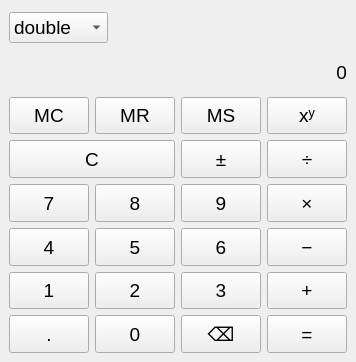
<?xml version="1.0" encoding="UTF-8"?>
<ui version="4.0">
 <class>MainWindow</class>
 <widget class="QMainWindow" name="MainWindow">
  <property name="geometry">
   <rect>
    <x>0</x>
    <y>0</y>
    <width>356</width>
    <height>362</height>
   </rect>
  </property>
  <property name="sizePolicy">
   <sizepolicy hsizetype="Preferred" vsizetype="Preferred">
    <horstretch>0</horstretch>
    <verstretch>0</verstretch>
   </sizepolicy>
  </property>
  <property name="font">
   <font>
    <pointsize>14</pointsize>
   </font>
  </property>
  <property name="windowTitle">
   <string>Калькулятор</string>
  </property>
  <widget class="QWidget" name="centralwidget">
   <layout class="QGridLayout" name="gridLayout" rowstretch="0,0,0,0,0,0,0,0,0" columnstretch="0,0,0,0">
    <property name="sizeConstraint">
     <enum>QLayout::SetDefaultConstraint</enum>
    </property>
    <property name="leftMargin">
     <number>9</number>
    </property>
    <property name="spacing">
     <number>6</number>
    </property>
    <item row="5" column="2">
     <widget class="QPushButton" name="pb_dig_9">
      <property name="sizePolicy">
       <sizepolicy hsizetype="Preferred" vsizetype="Preferred">
        <horstretch>0</horstretch>
        <verstretch>0</verstretch>
       </sizepolicy>
      </property>
      <property name="text">
       <string>9</string>
      </property>
     </widget>
    </item>
    <item row="8" column="2">
     <widget class="QPushButton" name="pb_backspace">
      <property name="sizePolicy">
       <sizepolicy hsizetype="Preferred" vsizetype="Preferred">
        <horstretch>0</horstretch>
        <verstretch>0</verstretch>
       </sizepolicy>
      </property>
      <property name="text">
       <string>⌫</string>
      </property>
     </widget>
    </item>
    <item row="6" column="1">
     <widget class="QPushButton" name="pb_dig_5">
      <property name="sizePolicy">
       <sizepolicy hsizetype="Preferred" vsizetype="Preferred">
        <horstretch>0</horstretch>
        <verstretch>0</verstretch>
       </sizepolicy>
      </property>
      <property name="text">
       <string>5</string>
      </property>
     </widget>
    </item>
    <item row="7" column="2">
     <widget class="QPushButton" name="pb_dig_3">
      <property name="sizePolicy">
       <sizepolicy hsizetype="Preferred" vsizetype="Preferred">
        <horstretch>0</horstretch>
        <verstretch>0</verstretch>
       </sizepolicy>
      </property>
      <property name="text">
       <string>3</string>
      </property>
     </widget>
    </item>
    <item row="4" column="0" colspan="2">
     <widget class="QPushButton" name="pb_clear">
      <property name="sizePolicy">
       <sizepolicy hsizetype="Preferred" vsizetype="Preferred">
        <horstretch>0</horstretch>
        <verstretch>0</verstretch>
       </sizepolicy>
      </property>
      <property name="text">
       <string>C</string>
      </property>
     </widget>
    </item>
    <item row="3" column="0">
     <widget class="QPushButton" name="pb_memory_clear">
      <property name="sizePolicy">
       <sizepolicy hsizetype="Preferred" vsizetype="Preferred">
        <horstretch>0</horstretch>
        <verstretch>0</verstretch>
       </sizepolicy>
      </property>
      <property name="text">
       <string>MC</string>
      </property>
     </widget>
    </item>
    <item row="3" column="2">
     <widget class="QPushButton" name="pb_memory_save">
      <property name="sizePolicy">
       <sizepolicy hsizetype="Preferred" vsizetype="Preferred">
        <horstretch>0</horstretch>
        <verstretch>0</verstretch>
       </sizepolicy>
      </property>
      <property name="text">
       <string>MS</string>
      </property>
     </widget>
    </item>
    <item row="5" column="1">
     <widget class="QPushButton" name="pb_dig_8">
      <property name="sizePolicy">
       <sizepolicy hsizetype="Preferred" vsizetype="Preferred">
        <horstretch>0</horstretch>
        <verstretch>0</verstretch>
       </sizepolicy>
      </property>
      <property name="text">
       <string>8</string>
      </property>
     </widget>
    </item>
    <item row="8" column="1">
     <widget class="QPushButton" name="pb_dig_0">
      <property name="sizePolicy">
       <sizepolicy hsizetype="Preferred" vsizetype="Preferred">
        <horstretch>0</horstretch>
        <verstretch>0</verstretch>
       </sizepolicy>
      </property>
      <property name="text">
       <string>0</string>
      </property>
     </widget>
    </item>
    <item row="5" column="0">
     <widget class="QPushButton" name="pb_dig_7">
      <property name="sizePolicy">
       <sizepolicy hsizetype="Preferred" vsizetype="Preferred">
        <horstretch>0</horstretch>
        <verstretch>0</verstretch>
       </sizepolicy>
      </property>
      <property name="text">
       <string>7</string>
      </property>
     </widget>
    </item>
    <item row="6" column="0">
     <widget class="QPushButton" name="pb_dig_4">
      <property name="sizePolicy">
       <sizepolicy hsizetype="Preferred" vsizetype="Preferred">
        <horstretch>0</horstretch>
        <verstretch>0</verstretch>
       </sizepolicy>
      </property>
      <property name="text">
       <string>4</string>
      </property>
     </widget>
    </item>
    <item row="8" column="3">
     <widget class="QPushButton" name="pb_equal">
      <property name="sizePolicy">
       <sizepolicy hsizetype="Preferred" vsizetype="Preferred">
        <horstretch>0</horstretch>
        <verstretch>0</verstretch>
       </sizepolicy>
      </property>
      <property name="text">
       <string>=</string>
      </property>
     </widget>
    </item>
    <item row="6" column="2">
     <widget class="QPushButton" name="pb_dig_6">
      <property name="sizePolicy">
       <sizepolicy hsizetype="Preferred" vsizetype="Preferred">
        <horstretch>0</horstretch>
        <verstretch>0</verstretch>
       </sizepolicy>
      </property>
      <property name="text">
       <string>6</string>
      </property>
     </widget>
    </item>
    <item row="6" column="3">
     <widget class="QPushButton" name="pb_subtraction">
      <property name="sizePolicy">
       <sizepolicy hsizetype="Preferred" vsizetype="Preferred">
        <horstretch>0</horstretch>
        <verstretch>0</verstretch>
       </sizepolicy>
      </property>
      <property name="text">
       <string>−</string>
      </property>
     </widget>
    </item>
    <item row="3" column="3">
     <widget class="QPushButton" name="pb_power">
      <property name="sizePolicy">
       <sizepolicy hsizetype="Preferred" vsizetype="Preferred">
        <horstretch>0</horstretch>
        <verstretch>0</verstretch>
       </sizepolicy>
      </property>
      <property name="text">
       <string>xʸ</string>
      </property>
     </widget>
    </item>
    <item row="4" column="3">
     <widget class="QPushButton" name="pb_division">
      <property name="sizePolicy">
       <sizepolicy hsizetype="Preferred" vsizetype="Preferred">
        <horstretch>0</horstretch>
        <verstretch>0</verstretch>
       </sizepolicy>
      </property>
      <property name="text">
       <string>÷</string>
      </property>
     </widget>
    </item>
    <item row="7" column="3">
     <widget class="QPushButton" name="pb_addition">
      <property name="sizePolicy">
       <sizepolicy hsizetype="Preferred" vsizetype="Preferred">
        <horstretch>0</horstretch>
        <verstretch>0</verstretch>
       </sizepolicy>
      </property>
      <property name="text">
       <string>+</string>
      </property>
     </widget>
    </item>
    <item row="2" column="0" colspan="4">
     <layout class="QHBoxLayout" name="horizontalLayout">
      <item>
       <widget class="QLabel" name="l_memory">
        <property name="text">
         <string/>
        </property>
       </widget>
      </item>
      <item>
       <widget class="QLabel" name="l_result">
        <property name="text">
         <string>0</string>
        </property>
        <property name="alignment">
         <set>Qt::AlignRight|Qt::AlignTrailing|Qt::AlignVCenter</set>
        </property>
       </widget>
      </item>
     </layout>
    </item>
    <item row="5" column="3">
     <widget class="QPushButton" name="pb_multiplication">
      <property name="sizePolicy">
       <sizepolicy hsizetype="Preferred" vsizetype="Preferred">
        <horstretch>0</horstretch>
        <verstretch>0</verstretch>
       </sizepolicy>
      </property>
      <property name="text">
       <string>×</string>
      </property>
     </widget>
    </item>
    <item row="3" column="1">
     <widget class="QPushButton" name="pb_memory_recover">
      <property name="sizePolicy">
       <sizepolicy hsizetype="Preferred" vsizetype="Preferred">
        <horstretch>0</horstretch>
        <verstretch>0</verstretch>
       </sizepolicy>
      </property>
      <property name="text">
       <string>MR</string>
      </property>
     </widget>
    </item>
    <item row="4" column="2">
     <widget class="QPushButton" name="pb_change_sign">
      <property name="sizePolicy">
       <sizepolicy hsizetype="Preferred" vsizetype="Preferred">
        <horstretch>0</horstretch>
        <verstretch>0</verstretch>
       </sizepolicy>
      </property>
      <property name="text">
       <string>±</string>
      </property>
     </widget>
    </item>
    <item row="7" column="1">
     <widget class="QPushButton" name="pb_dig_2">
      <property name="sizePolicy">
       <sizepolicy hsizetype="Preferred" vsizetype="Preferred">
        <horstretch>0</horstretch>
        <verstretch>0</verstretch>
       </sizepolicy>
      </property>
      <property name="text">
       <string>2</string>
      </property>
     </widget>
    </item>
    <item row="7" column="0">
     <widget class="QPushButton" name="pb_dig_1">
      <property name="sizePolicy">
       <sizepolicy hsizetype="Preferred" vsizetype="Preferred">
        <horstretch>0</horstretch>
        <verstretch>0</verstretch>
       </sizepolicy>
      </property>
      <property name="text">
       <string>1</string>
      </property>
     </widget>
    </item>
    <item row="8" column="0">
     <widget class="QPushButton" name="tb_extra">
      <property name="enabled">
       <bool>true</bool>
      </property>
      <property name="sizePolicy">
       <sizepolicy hsizetype="Preferred" vsizetype="Preferred">
        <horstretch>0</horstretch>
        <verstretch>0</verstretch>
       </sizepolicy>
      </property>
      <property name="text">
       <string>.</string>
      </property>
     </widget>
    </item>
    <item row="0" column="0" colspan="4">
     <layout class="QHBoxLayout" name="horizontalLayout_2">
      <item>
       <widget class="QComboBox" name="cmb_controller">
        <property name="currentIndex">
         <number>0</number>
        </property>
        <item>
         <property name="text">
          <string>double</string>
         </property>
        </item>
        <item>
         <property name="text">
          <string>float</string>
         </property>
        </item>
        <item>
         <property name="text">
          <string>uint8_t</string>
         </property>
        </item>
        <item>
         <property name="text">
          <string>int</string>
         </property>
        </item>
        <item>
         <property name="text">
          <string>int64_t</string>
         </property>
        </item>
        <item>
         <property name="text">
          <string>size_t</string>
         </property>
        </item>
        <item>
         <property name="text">
          <string>Rational</string>
         </property>
        </item>
       </widget>
      </item>
      <item>
       <widget class="QLabel" name="l_formula">
        <property name="sizePolicy">
         <sizepolicy hsizetype="Expanding" vsizetype="Preferred">
          <horstretch>0</horstretch>
          <verstretch>0</verstretch>
         </sizepolicy>
        </property>
        <property name="text">
         <string/>
        </property>
        <property name="alignment">
         <set>Qt::AlignRight|Qt::AlignTrailing|Qt::AlignVCenter</set>
        </property>
       </widget>
      </item>
     </layout>
    </item>
   </layout>
  </widget>
 </widget>
 <resources/>
 <connections/>
</ui>
